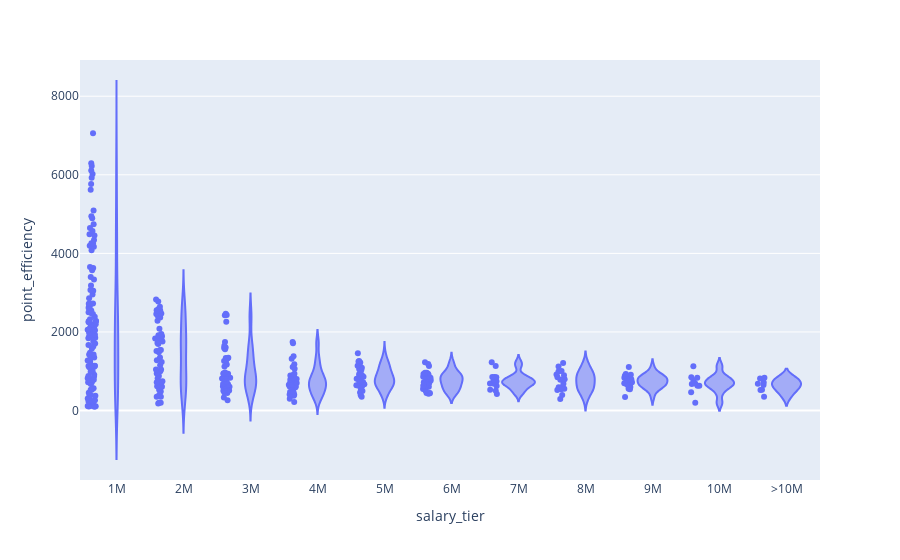

The cell this chart's notebook holds for it:
### Code cell
fig = px.violin(
    df,
    x="salary_tier",
    y="point_efficiency",
    points="all",
    hover_name="playerName"
)
fig.show()

### Figure 1 — Plotly figure (JSON) as saved in the notebook; plotly's stock layout.template omitted (floating-point values rounded to 4 significant figures; data arrays with more than 128 entries replaced by an {"elided": "..."} marker saying what was removed)
{"data": [{"alignmentgroup": "True", "box": {"visible": false}, "hovertemplate": "<b>%{hovertext}</b><br><br>salary_tier=%{x}<br>point_efficiency=%{y}<extra></extra>", "hovertext": {"elided": "389 str values"}, "legendgroup": "", "marker": {"color": "#636efa"}, "name": "", "offsetgroup": "", "orientation": "v", "points": "all", "scalegroup": "True", "showlegend": false, "type": "violin", "x": {"elided": "389 str values"}, "x0": " ", "xaxis": "x", "y": {"elided": "389 float values"}, "y0": " ", "yaxis": "y"}], "layout": {"legend": {"tracegroupgap": 0}, "margin": {"t": 60}, "violinmode": "group", "xaxis": {"anchor": "y", "domain": [0, 1], "title": {"text": "salary_tier"}}, "yaxis": {"anchor": "x", "domain": [0, 1], "title": {"text": "point_efficiency"}}}}
